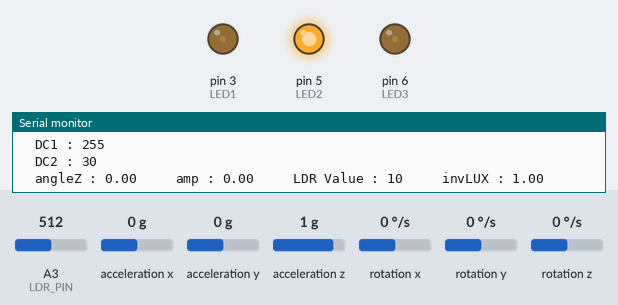
The sketch below on a simulated Arduino Uno, built with avr-gcc and run on an emulated ATmega328P. On the bench: output pins drawn as LEDs (lit = HIGH), the last lines printed to the serial monitor. Inputs (shaded band) come from the test bench; at power-on: rotation z 0 °/s, A3 (LDR_PIN) = 512, acceleration x 0 g, acceleration y 0 g, acceleration z 1 g, rotation x 0 °/s, rotation y 0 °/s.

Above: at 4.2 s.
4.3 s: rotation z set to -192 °/s
At 5.6 s:
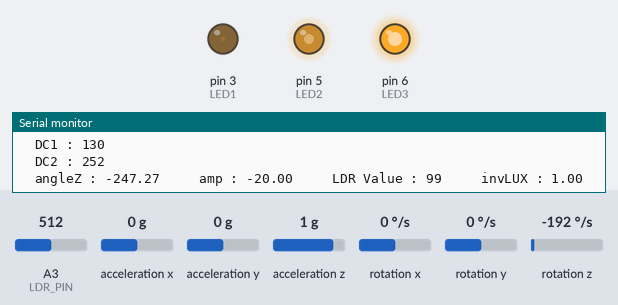
6.1 s: rotation z set to 192 °/s
At 8.9 s:
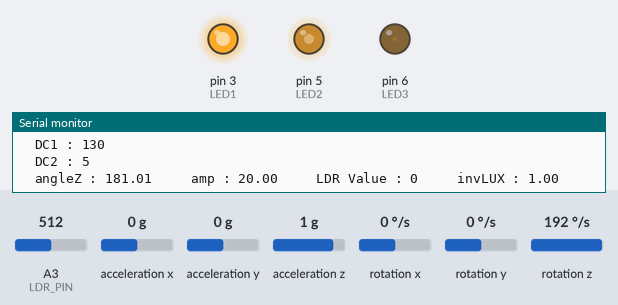
9.1 s: rotation z set to -100 °/s
At 11.07 s:
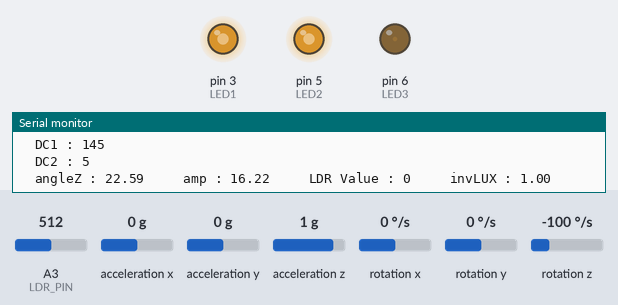
Timing chart, 0 to 13.4 s (numbered marks = the images above; inputs shaded):
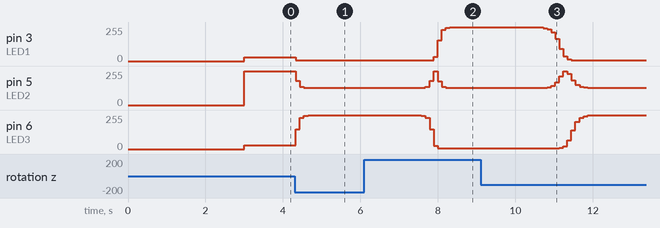

Measured:
- after the input at 4.3 s, pin 3 (LED1): 30/255 → 5/255 at once; pin 5 (LED2): 255/255 → 182/255 at once, → 137/255 0.11 s later, → 130/255 0.11 s later; pin 6 (LED3): 30/255 → 150/255 at once, → 235/255 0.11 s later, → 250/255 0.11 s later, → 252/255 0.11 s later
- after the input at 6.1 s, pin 3 (LED1): moves from 5/255 to 252/255 over 0.41 s, starting after 1.8 s; pin 5 (LED2): 130/255 → 137/255 after 1.6 s, → 182/255 0.11 s later, → 252/255 0.11 s later, → 180/255 0.10 s later, … (6 changes in this stretch); pin 6 (LED3): moves from 252/255 to 5/255 over 0.42 s, starting after 1.5 s
- after the input at 9.1 s, pin 3 (LED1): moves from 252/255 to 5/255 over 0.73 s, starting after 1.6 s; pin 5 (LED2): rises from 130/255 to 252/255 in 0.42 s, then falls to 130/255 in 0.64 s; pin 6 (LED3): moves from 5/255 to 252/255 over 0.74 s, starting after 2.0 s

The sketch:

Beam_Stearing.ino
```cpp
/*
   Beam steering for a bike light

   This code uses input from an accelerometer and a gyroscope (mpu6050) to steer
   the light beam of a bike light towards which way the bike is intending to travel.
   Amplifies the turn of the handlebar to turn the light to see where you are going.
   Written for the Design & build project of ENEL300 course of University of
   Canterbury, Electrical & Computer Engineering Department.

   Author:       Sasiru Goonatillake
   Date:         Aug 29th 2019
   Last Updated: Sep  6th 2019
*/

#include <MPU6050_tockn.h>
#include <Wire.h>

#define LDR_PIN A3
#define ANALOG_RANGE 1023
#define LUX_CONTROL 70   // a value between 0 and 1 to decrease the overall intensity as a percentage
#define LED1 3
#define LED2 5
#define LED3 6
MPU6050 mpu6050(Wire);

//Variables
double gyroOut, handleAngle, beamAngle, amp, lux, invLux, holder;
int LDRValue, PWMs[2], LED_DC[2];

//________________________________________________________________________________

void setup() {
  Serial.begin(9600);
  //  TCCR0B = TCCR0B & B11111000 | B00000100;    // set timer 0 divisor to   256 for PWM frequency of   244.14 Hz of pin 5 & 6
  //  TCCR2B = TCCR2B & B11111000 | B00000101;    // set timer 2 divisor to   128 for PWM frequency of   245.10 Hz of pin 3
  gyroSetup();
}

void loop() {
  handleAngle = readAngle();
  readLDR();
  beamAngle = amplifyHandleTurn(handleAngle);
  beamSteering(beamAngle);
  PWMgen();
  dataOut();
  delay(50);
}

void dataOut() {
  Serial.print("\tangleZ : ");
  Serial.print(handleAngle);
  Serial.print("\t   amp : ");
  Serial.print(amp);
  Serial.print("\t   LDR Value : ");
  Serial.print(LDRValue);
  Serial.print("\t   invLUX : ");
  Serial.println(invLux);
  Serial.print("\tDC0 : ");
  Serial.println(LED_DC[0]);
  Serial.print("\tDC1 : ");
  Serial.println(LED_DC[1]);
  Serial.print("\tDC2 : ");
  Serial.println(LED_DC[2]);
}

/*
   Sets up I2C communcicaitons with mpu6050 and calibrates the gyro for each reset
*/
void gyroSetup() {
  Wire.begin();
  mpu6050.begin();
  mpu6050.calcGyroOffsets(true);
}

/*
   Read the Z axis angle change
*/
double readAngle() {
  mpu6050.update();
  gyroOut = mpu6050.getAngleZ();
  return gyroOut;
}

/*
   Read the resistance value given by the Light Dependent Resistor
*/
void readLDR() {
  LDRValue = analogRead(LDR_PIN);
  lux = LDRValue / ANALOG_RANGE;
  holder = 1 - lux;
  invLux = (map(holder, 0, 1, LUX_CONTROL, 1)) / 100;
  invLux = 1;
}

/*
   Uses the predetermined 4th order polynomial to estimate the amplification needed
*/
double amplifyHandleTurn(double x) {
  //  amp =  -0.0001*pow(x,3) + (2*pow(10,-20))*pow(x,2) + 0.7407*x + 4*pow(10,-12);
  amp = (40 / (1 + (exp(-0.1 * x)))) - 20;
  return amp;
}

/*
   Creates 3 pwm waves for the LEDs based on handle bar position
*/
double beamSteering(double angle) {
  PWMs[0] = 10 - (1.235939 / 0.1098612) * (1 - exp(0.1098612 * angle));
  PWMs[1] = 100 - ((pow(angle, 2)) / 8);
  PWMs[2] = 10 - (1.235939 / 0.1098612) * (1 - exp(-0.1098612 * angle));

}

/*
   Creates 3 PWM waves for the 3 LEDs to control the intestiy of each according to PWMs[] array
*/
void PWMgen() {
  LED_DC[0] = map(PWMs[0], 0, 100, 5, 255);
  LED_DC[1] = map(PWMs[1], 0, 100, 5, 255);
  LED_DC[2] = map(PWMs[2], 0, 100, 5, 255);

  analogWrite(LED1, LED_DC[0]);
  analogWrite(LED2, LED_DC[1]);
  analogWrite(LED3, LED_DC[2]);
}
```
